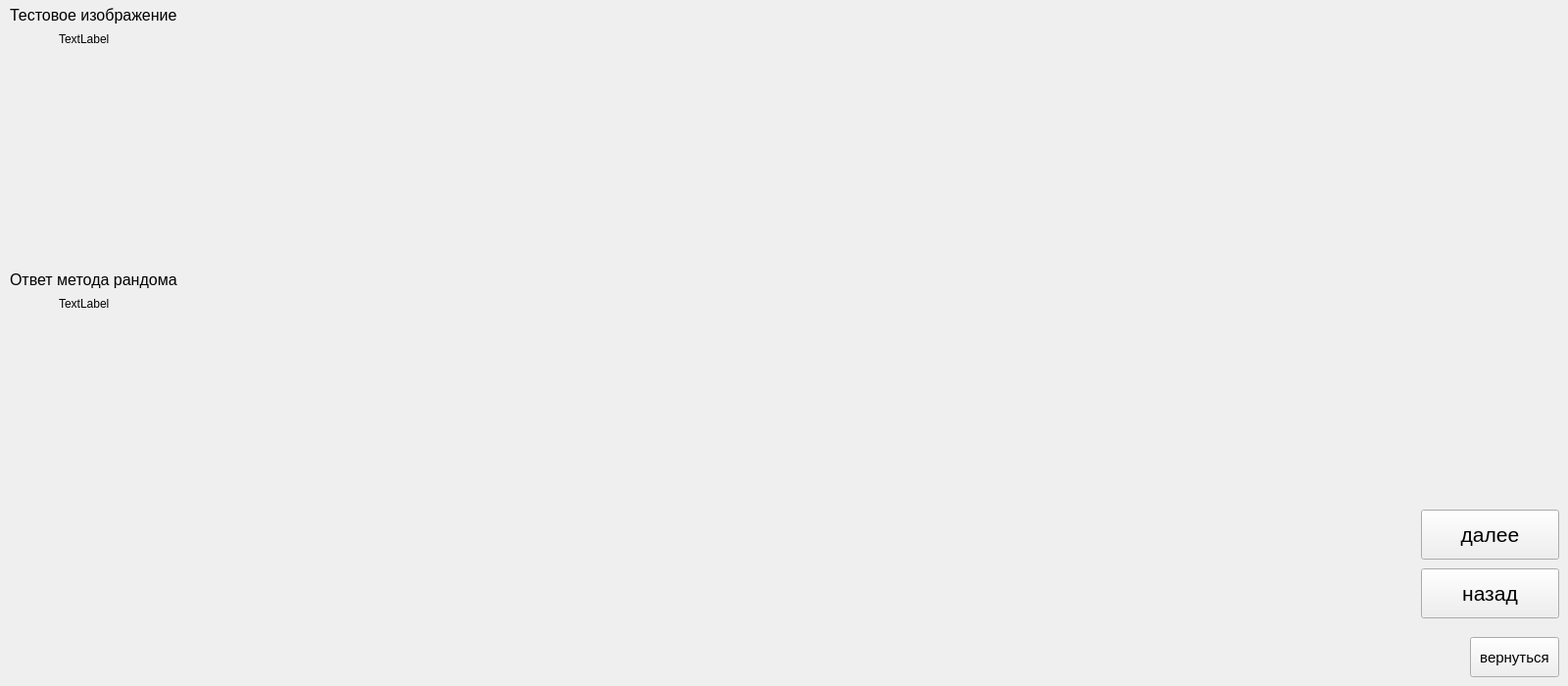
<?xml version="1.0" encoding="UTF-8"?>
<ui version="4.0">
 <class>randomMethod</class>
 <widget class="QWidget" name="randomMethod">
  <property name="geometry">
   <rect>
    <x>0</x>
    <y>0</y>
    <width>1600</width>
    <height>700</height>
   </rect>
  </property>
  <property name="windowTitle">
   <string>Form</string>
  </property>
  <widget class="QPushButton" name="exitButton">
   <property name="geometry">
    <rect>
     <x>1500</x>
     <y>650</y>
     <width>91</width>
     <height>41</height>
    </rect>
   </property>
   <property name="font">
    <font>
     <pointsize>11</pointsize>
    </font>
   </property>
   <property name="text">
    <string>вернуться</string>
   </property>
  </widget>
  <widget class="QPushButton" name="nextImageButton">
   <property name="geometry">
    <rect>
     <x>1450</x>
     <y>520</y>
     <width>141</width>
     <height>51</height>
    </rect>
   </property>
   <property name="font">
    <font>
     <pointsize>16</pointsize>
    </font>
   </property>
   <property name="text">
    <string>далее</string>
   </property>
  </widget>
  <widget class="QPushButton" name="prevImageButton">
   <property name="geometry">
    <rect>
     <x>1450</x>
     <y>580</y>
     <width>141</width>
     <height>51</height>
    </rect>
   </property>
   <property name="font">
    <font>
     <pointsize>16</pointsize>
    </font>
   </property>
   <property name="text">
    <string>назад</string>
   </property>
  </widget>
  <widget class="QLabel" name="answer_image">
   <property name="geometry">
    <rect>
     <x>60</x>
     <y>300</y>
     <width>63</width>
     <height>20</height>
    </rect>
   </property>
   <property name="text">
    <string>TextLabel</string>
   </property>
  </widget>
  <widget class="QLabel" name="test_image">
   <property name="geometry">
    <rect>
     <x>60</x>
     <y>30</y>
     <width>63</width>
     <height>20</height>
    </rect>
   </property>
   <property name="text">
    <string>TextLabel</string>
   </property>
  </widget>
  <widget class="QWidget" name="histogramWidget" native="true">
   <property name="geometry">
    <rect>
     <x>280</x>
     <y>20</y>
     <width>600</width>
     <height>400</height>
    </rect>
   </property>
  </widget>
  <widget class="QWidget" name="histogramWidget_2" native="true">
   <property name="geometry">
    <rect>
     <x>910</x>
     <y>20</y>
     <width>600</width>
     <height>400</height>
    </rect>
   </property>
  </widget>
  <widget class="QLabel" name="label_6">
   <property name="geometry">
    <rect>
     <x>10</x>
     <y>270</y>
     <width>221</width>
     <height>31</height>
    </rect>
   </property>
   <property name="font">
    <font>
     <pointsize>12</pointsize>
    </font>
   </property>
   <property name="text">
    <string>Ответ метода рандома</string>
   </property>
  </widget>
  <widget class="QLabel" name="label_5">
   <property name="geometry">
    <rect>
     <x>10</x>
     <y>0</y>
     <width>221</width>
     <height>31</height>
    </rect>
   </property>
   <property name="font">
    <font>
     <pointsize>12</pointsize>
    </font>
   </property>
   <property name="text">
    <string>Тестовое изображение</string>
   </property>
  </widget>
 </widget>
 <resources/>
 <connections/>
</ui>
